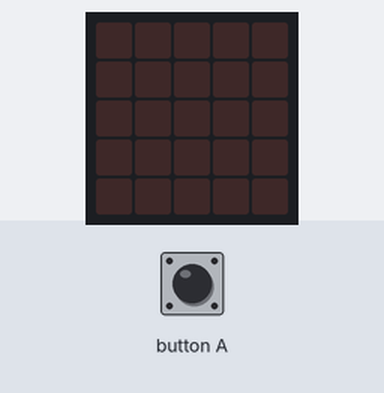
Bench run of a program on a simulated Calliope mini (MakeCode). Parts: the board's 5×5 LED display. The test bench sets the inputs (shaded band). Random numbers come from a fixed seed.

Above: at 1.2 s.
1.3 s: button A pressed for 0.15 s
At 2.6 s:
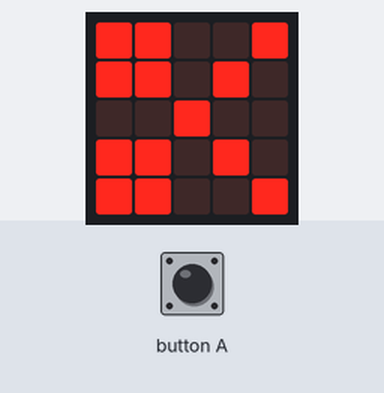
2.9 s: button A pressed for 0.15 s
At 3.8 s:
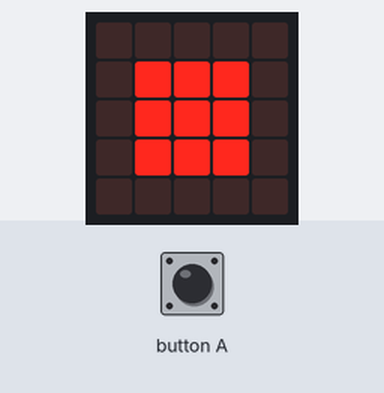
4.5 s: button A pressed 5 times (0.12 s each, 0.3 s apart)
At 7.2 s:
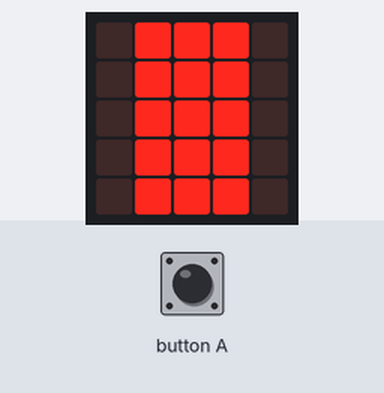
Timing chart, 0 to 8.7 s (numbered marks = the images above; inputs shaded):
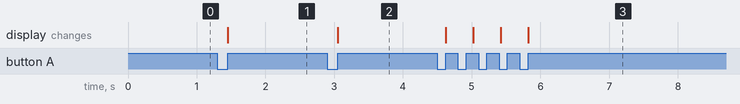

The program:

main.ts
```typescript
input.onButtonPressed(Button.A, function () {
    hand = Math.randomRange(1, 3)
    list[hand].showImage(0)
})
let hand = 0
let list: Image[] = []
let SSP_Liste = [1, 3]
list[1] = images.createImage(`
    # # . . #
    # # . # .
    . . # . .
    # # . # .
    # # . . #
    `)
list[2] = images.createImage(`
    . # # # .
    . # # # .
    . # # # .
    . # # # .
    . # # # .
    `)
list[3] = images.createImage(`
    . . . . .
    . # # # .
    . # # # .
    . # # # .
    . . . . .
    `)
basic.forever(function () {

})
```

test.ts
```typescript
// Hier kann man Tests durchführen; diese Datei wird nicht kompiliert, wenn dieses Paket als Erweiterung verwendet wird.
```

Measured:
- after the input at 1.3 s, the display: changes after 0.15 s (image 1)
- after the input at 2.9 s, the display: changes after 0.15 s (image 2)
- after the input at 4.5 s, the display: first changes after 0.12 s (image 3 shows a later state)
